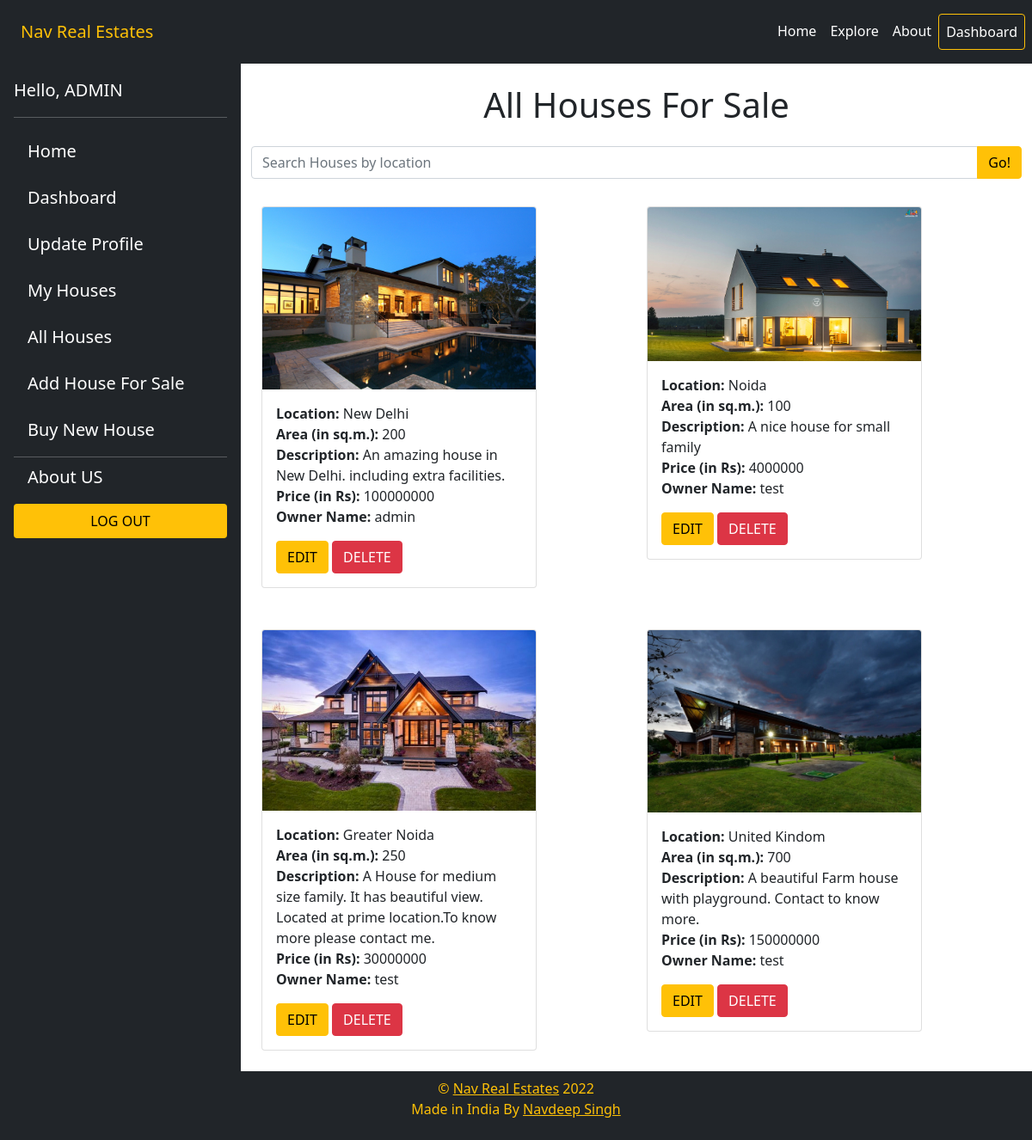
/allhouses.php (signed in), run on the app's committed database.
### tables this page shows
CREATE TABLE `houses` (
  `hid` bigint(20) UNSIGNED NOT NULL,
  `location` varchar(40) NOT NULL,
  `area` bigint(20) NOT NULL,
  `price` bigint(20) NOT NULL,
  `description` varchar(1000) NOT NULL,
  `img` varchar(100) DEFAULT NULL,
  `uid` bigint(20) NOT NULL
);

CREATE TABLE `users` (
  `uid` bigint(20) UNSIGNED NOT NULL,
  `name` varchar(30) NOT NULL,
  `email` varchar(50) NOT NULL,
  `password` varchar(50) NOT NULL,
  `phone` bigint(13) NOT NULL,
  `role` tinyint(1) NOT NULL DEFAULT 2
);

### includes/database.php (called while the page is built, shortened)
<?php
	$tblUsers = "users";
	$tblHouses = "houses";
?>

### allhouses.php (the view, shortened to what this page needs)
<?php
require_once ('includes/header.php');
require_once ('includes/database.php');
if($isLoggedIn && $role == 1){
  $query_str = "SELECT * FROM $tblHouses";
  $result = mysqli_query($conn,$query_str);
  $houses = mysqli_fetch_all($result, MYSQLI_ASSOC);
}else{
  header("Location: index.php");
}
?>
<div class="container-fluid d-flex p-0">
<?php include('includes/sidebar.php') ?>
	<div class="container wrapper">
	<h1 class="text-center my-4">All Houses For Sale</h1>
	<?php if(count($houses) > 0) { ?>
		<div class="row my-2">
			<div class="col-xs-4 col-xs-offset-8">
				<form action="searchhouses.php" method="get" class="form-inline search-form" role="form">
					<div class="input-group">
						<input type="text" name="location" placeholder="Search Houses by location" id="houseSearch" class="form-control"/>
						<button type="submit" class="btn btn-warning">Go!</button>
					</div>
				</form>
			</div>
		</div>
  <div class="house-list">
			<div class="row mx-auto">
				<?php	foreach( $houses as $house): ?>
					<div class="col my-4 md-3">
							<div class="card" style="width: 20rem;">
								<img src="<?php echo $house['img']?>" class="card-img-top img-thunbnail" alt="house image">
								<div class="card-body">
									<p class="card-text">
										<strong>Location:</strong> <?php echo $house['location']?> <br />
										<strong>Area (in sq.m.):</strong> <?php echo $house['area']?> <br />
										<strong>Description:</strong> <?php echo $house['description']?> <br />
										<strong>Price (in Rs):</strong> <?php echo $house['price']?> <br />
										<strong>Owner Name:</strong>
										<?php
										$ownerId = $house['uid'];
										$query_str2 = "SELECT name FROM $tblUsers WHERE uid = '$ownerId'";
										$result = mysqli_query($conn, $query_str2);
										$owner = mysqli_fetch_assoc($result);
										echo $owner['name'];
										?> <br />
									</p>
                    <a href="edithouse.php?id=<?php echo $house['hid']; ?>" class="btn btn-warning">EDIT</a>
                    <a href="deletehouse.php?id=<?php echo $house['hid']; ?>" class="btn btn-danger">DELETE</a>
								</div>
							</div>
					</div>
				<?php endforeach; ?>
			</div>
		</div>
		<?php }else { ?>
			<div class="container-fluid lead text-center text-danger my-4">
				<p>No Houses Available.</p>
			</div>
		<?php } ?>
	</div>
</div>
<?php
	include_once('includes/footer.php');
?>

### includes/header.php (style rules this page uses)
* { margin: 0; padding: 0; box-sizing: border-box; }

### data on the page
houses: img (picture), location "New Delhi", area "200", description "An amazing house in New Delhi. including extra facilities.", price "100000000", uid.name "admin"
houses: img (picture), location "Noida", area "100", description "A nice house for small family", price "4000000", uid.name "test"
houses: img (picture), location "Greater Noida", area "250", description "A House for medium size family. It has beautiful view. Located at prime location.To know more please contact me.", price "30000000", uid.name "test"
houses: img (picture), location "United Kindom", area "700", description "A beautiful Farm house with playground. Contact to know more.", price "150000000", uid.name "test"

### other printed values
$name "ADMIN"
